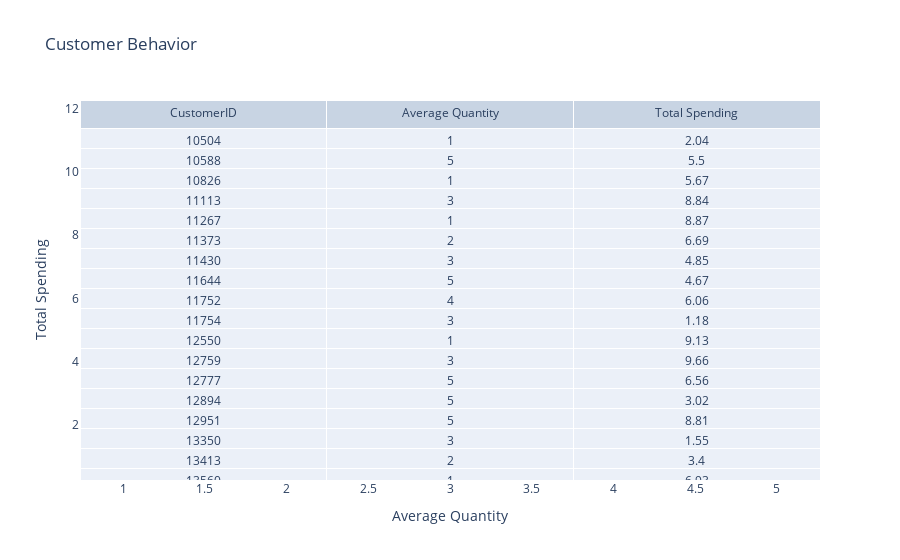

Here is the notebook cell this chart was saved with:
### Code cell
# calculate average quantity and spending per customer
customer_behavior = data.groupby('CustomerID').agg({'Quantity': 'mean', 'Price': 'sum'}).reset_index()

# create a DF to display the values
table_data = pd.DataFrame({
  'CustomerID': customer_behavior['CustomerID'],
  'Average Quantity': customer_behavior['Quantity'],
  'Total Spending': customer_behavior['Price']
 })

fig = go.Figure()
fig.add_trace(go.Scatter(x=customer_behavior['Quantity'], y=customer_behavior['Price'],
                         mode='markers', text=customer_behavior['CustomerID'],
                         marker=dict(size=10, color='coral')))

fig.add_trace(go.Table(
    header=dict(values=['CustomerID', 'Average Quantity', 'Total Spending']),
    cells=dict(values=[table_data['CustomerID'], table_data['Average Quantity'], table_data['Total Spending']]), 
))

fig.update_layout(title='Customer Behavior',
                  xaxis_title='Average Quantity', yaxis_title='Total Spending')
fig.show()

### Figure 1 — Plotly figure (JSON) as saved in the notebook; plotly's stock layout.template omitted (floating-point values rounded to 4 significant figures; data arrays with more than 128 entries replaced by an {"elided": "..."} marker saying what was removed)
{"data": [{"marker": {"color": "coral", "size": 10}, "mode": "markers", "text": {"elided": "499 int values"}, "type": "scatter", "x": {"elided": "499 float values"}, "y": {"elided": "499 float values"}}, {"cells": {"values": {"elided": "3x499 float values"}}, "header": {"values": ["CustomerID", "Average Quantity", "Total Spending"]}, "type": "table"}], "layout": {"title": {"text": "Customer Behavior"}, "xaxis": {"title": {"text": "Average Quantity"}}, "yaxis": {"title": {"text": "Total Spending"}}}}
